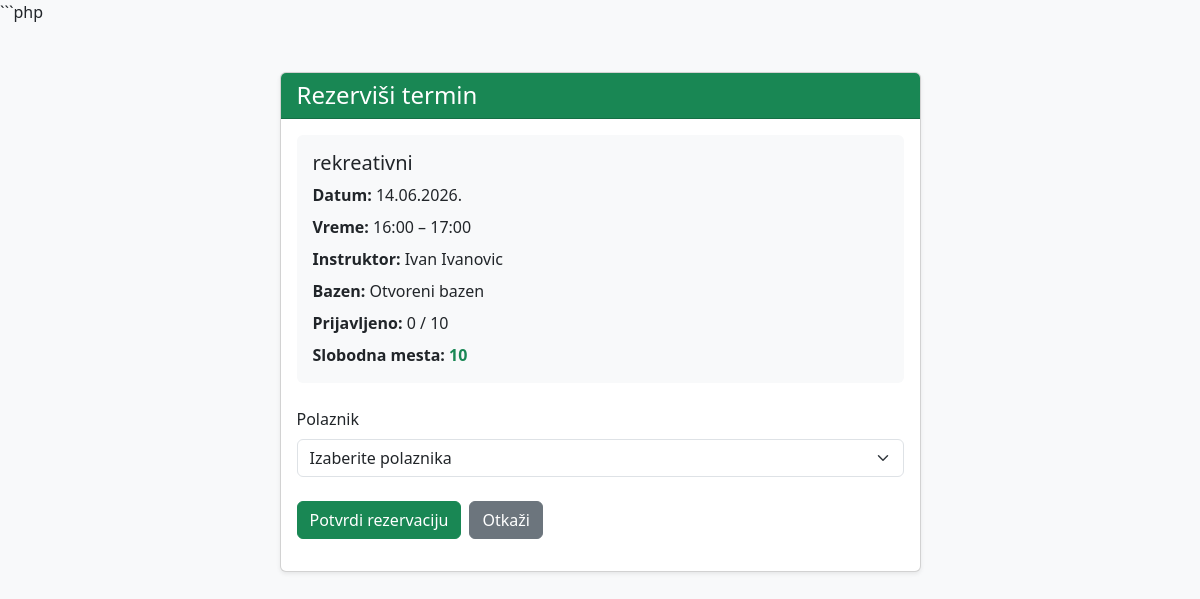
Screenshot of /plivanje_projekat/rezervisi_termin.php?id=9 (signed in) with the database file from the repository.
### tables this page shows
CREATE TABLE IF NOT EXISTS `termini` (
  `id` int NOT NULL AUTO_INCREMENT,
  `instruktor_id` int NOT NULL,
  `datum` date NOT NULL,
  `vreme` time NOT NULL,
  `trajanje_minuta` int NOT NULL,
  `bazen` varchar(100) DEFAULT NULL,
  `tip_treninga` enum('rekreativni','takmicarski','individualni') NOT NULL DEFAULT 'rekreativni',
  `opis` text,
  `kapacitet` int NOT NULL DEFAULT '10',
  `rezervacija_dostupna` tinyint(1) NOT NULL DEFAULT '1',
  PRIMARY KEY (`id`),
  KEY `instruktor_id` (`instruktor_id`)
);

### plivanje_projekat/classes/BaseModel.php (called while the page is built, shortened)
<?php
require_once __DIR__ . '/../config/Database.php';
class BaseModel
{
    public function __construct()
    {
        $database = new Database();
        $this->connection = $database->connect();
    }
}

### plivanje_projekat/config/Database.php (called while the page is built)
<?php
class Database
{
    private string $host = 'localhost';
    private string $databaseName = 'plivanje_db';
    private string $username = 'root';
    private string $password = '';
    private ?PDO $connection = null;
    public function connect(): PDO
    {
        if ($this->connection === null) {
            try {
                $dsn = "mysql:host={$this->host};dbname={$this->databaseName};charset=utf8mb4";
                $this->connection = new PDO(
                    $dsn,
                    $this->username,
                    $this->password
                );
                $this->connection->setAttribute(
                    PDO::ATTR_ERRMODE,
                    PDO::ERRMODE_EXCEPTION
                );
                $this->connection->setAttribute(
                    PDO::ATTR_DEFAULT_FETCH_MODE,
                    PDO::FETCH_ASSOC
                );
            } catch (PDOException $exception) {
                die('Greška pri povezivanju sa bazom: ' . $exception->getMessage());
            }
        }
        return $this->connection;
    }
}

### plivanje_projekat/classes/Termin.php (called while the page is built, shortened)
<?php
require_once __DIR__ . '/BaseModel.php';
class Termin extends BaseModel implements CrudInterface
{
    public function findById(int $id): array|false
    {
        $sql = "SELECT
                    termini.*,
                    CONCAT(
                        instruktori.ime,
                        ' ',
                        instruktori.prezime
                    ) AS instruktor_ime,
                    (
                        SELECT COUNT(*)
                        FROM rezervacije
                        WHERE rezervacije.termin_id = termini.id
                        AND rezervacije.status = 'rezervisano'
                    ) AS broj_prijavljenih
                FROM termini
                INNER JOIN instruktori
                    ON termini.instruktor_id = instruktori.id
                WHERE termini.id = :id";
        $stmt = $this->connection->prepare($sql);
        $stmt->execute([
            ':id' => $id
        ]);
        return $stmt->fetch();
    }
}

### plivanje_projekat/classes/Rezervacija.php (called while the page is built, shortened)
<?php
require_once __DIR__ . '/BaseModel.php';
class Rezervacija extends BaseModel
{
    public function brojAktivnihRezervacija(int $terminId): int
    {
        $sql = "SELECT COUNT(*)
                FROM rezervacije
                WHERE termin_id = :termin_id
                AND status = 'rezervisano'";
        $stmt = $this->connection->prepare($sql);
        $stmt->execute([
            ':termin_id' => $terminId
        ]);
        return (int) $stmt->fetchColumn();
    }
}

### plivanje_projekat/rezervisi_termin.php (the view, shortened to what this page needs)
<?php
require_once __DIR__ . '/classes/Termin.php';
require_once __DIR__ . '/classes/Rezervacija.php';
$terminModel = new Termin();
$polaznikModel = new Polaznik();
$rezervacijaModel = new Rezervacija();
$terminId = filter_input(
    INPUT_GET,
    'id',
    FILTER_VALIDATE_INT
);
$termin = $terminModel->findById($terminId);
$polaznici = $polaznikModel->read();
$brojPrijavljenih =
    $rezervacijaModel->brojAktivnihRezervacija(
        $terminId
    );
$kapacitet = (int) $termin['kapacitet'];
$slobodnaMesta = max(
    0,
    $kapacitet - $brojPrijavljenih
);
$vremePocetka = new DateTime(
    $termin['vreme']
);
$vremeZavrsetka = clone $vremePocetka;
$vremeZavrsetka->modify(
    '+' . (int) $termin['trajanje_minuta'] . ' minutes'
);
?>
<!DOCTYPE html>
<html lang="sr">
<head>
    <link
        href="https://cdn.jsdelivr.net/npm/bootstrap@5.3.3/dist/css/bootstrap.min.css"
        rel="stylesheet"
    >
</head>
<body class="bg-light">
<div class="container py-5">
    <div class="row justify-content-center">
        <div class="col-lg-7">
            <div class="card shadow-sm">
                <div class="card-header bg-success text-white">
                    <h1 class="h4 mb-0">
                        Rezerviši termin
                    </h1>
                </div>
                <div class="card-body">
                    <div class="card bg-light border-0 mb-4">
                        <div class="card-body">
                            <h2 class="h5">
                                <?= htmlspecialchars(
                                    $termin['tip_treninga']
                                ) ?>
                            </h2>
                            <p class="mb-2">
                                <strong>Datum:</strong>
                                <?= htmlspecialchars(
                                    date(
                                        'd.m.Y.',
                                        strtotime($termin['datum'])
                                    )
                                ) ?>
                            </p>
                            <p class="mb-2">
                                <strong>Vreme:</strong>
                                <?= $vremePocetka->format('H:i') ?>
                                –
                                <?= $vremeZavrsetka->format('H:i') ?>
                            </p>
                            <p class="mb-2">
                                <strong>Instruktor:</strong>
                                <?= htmlspecialchars(
                                    $termin['instruktor_ime']
                                ) ?>
                            </p>
                            <p class="mb-2">
                                <strong>Bazen:</strong>
                                <?= htmlspecialchars(
                                    $termin['bazen']
                                    ?? 'Nije određen'
                                ) ?>
                            </p>
                            <p class="mb-2">
                                <strong>Prijavljeno:</strong>
                                <?= $brojPrijavljenih ?>
                                /
                                <?= $kapacitet ?>
                            </p>
                            <p class="mb-0">
                                <strong>Slobodna mesta:</strong>
                                <?php if ($slobodnaMesta > 0): ?>
                                    <span class="text-success fw-bold">
                                        <?= $slobodnaMesta ?>
                                    </span>
                                <?php else: ?>
                                    <span class="text-danger fw-bold">
                                        Nema slobodnih mesta
                                    </span>
                                <?php endif; ?>
                            </p>
                        </div>
                    </div>
                    <?php if (
                        (int) $termin['rezervacija_dostupna'] === 1
                        && $slobodnaMesta > 0
                    ): ?>
                        <?php if (empty($polaznici)): ?>
                            <div class="alert alert-warning">
                                Nema evidentiranih polaznika koje je
                                moguće prijaviti na termin.
                            </div>
                            <a
                                href="termini.php?datum=<?= urlencode(
                                    $termin['datum']
                                ) ?>"
                                class="btn btn-secondary"
                            >
                                Nazad na termine
                            </a>
                        <?php else: ?>
                            <form method="POST">
                                <div class="mb-4">
                                    <label
                                        for="polaznik_id"
                                        class="form-label"
                                    >
                                        Polaznik
                                    </label>
                                    <select
                                        id="polaznik_id"
                                        name="polaznik_id"
                                        class="form-select"
                                        required
                                    >
                                        <option value="">
                                            Izaberite polaznika
                                        </option>
                                    </select>
                                </div>
                                <div class="d-flex gap-2">
                                    <button
                                        type="submit"
                                        class="btn btn-success"
                                    >
                                        Potvrdi rezervaciju
                                    </button>
                                    <a
                                        href="termini.php?godina=<?= date(
                                            'Y',
                                            strtotime($termin['datum'])
                                        ) ?>&mesec=<?= date(
                                            'n',
                                            strtotime($termin['datum'])
                                        ) ?>&datum=<?= urlencode(
                                            $termin['datum']
                                        ) ?>"
                                        class="btn btn-secondary"
                                    >
                                        Otkaži
                                    </a>
                                </div>
                            </form>
                        <?php endif; ?>
                    <?php endif; ?>
                </div>
            </div>
        </div>
    </div>
</div>
</body>
</html>

### rows the page displays
termini: tip_treninga "rekreativni", datum "14.06.2026.", vreme "16:00", $vremeZavrsetka->format('H:i') "17:00", bazen "Otvoreni bazen", kapacitet "10"

### other values shown
$termin['instruktor_ime'] "Ivan Ivanovic"
$brojPrijavljenih "0"
